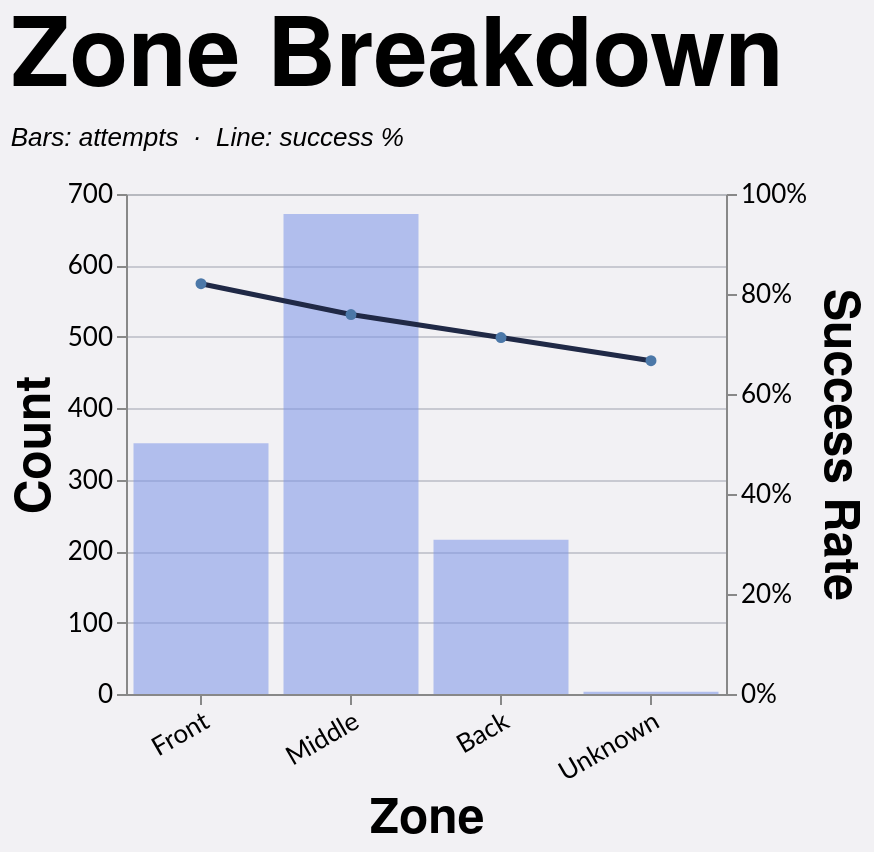

Express this chart as Vega-Lite.
### Vega-Lite specification from a JSON file in a GitHub repository (floating-point values rounded to 4 significant figures; data arrays with more than 128 entries replaced by an {"elided": "..."} marker saying what was removed)
{"config": {"axis": {"labelFont": "Lato, sans-serif", "titleFont": "PT Sans Narrow, Helvetica Neue, Helvetica, Arial, sans-serif", "labelFontSize": 13, "titleFontSize": 24, "gridColor": "#202947", "gridOpacity": 0.2}, "header": {"labelFont": "PT Sans Narrow, Helvetica Neue, Helvetica, Arial, sans-serif", "titleFont": "PT Sans Narrow, Helvetica Neue, Helvetica, Arial, sans-serif", "labelFontSize": 24, "titleFontSize": 28, "labelFontWeight": "bold", "orient": "left"}, "legend": {"labelFont": "Lato, sans-serif", "titleFont": "PT Sans Narrow, Helvetica Neue, Helvetica, Arial, sans-serif", "labelFontSize": 14, "titleFontSize": 16, "titlePadding": 5, "fillColor": "white", "strokeColor": "black", "padding": 10, "titleFontWeight": "lighter", "titleFontStyle": "italic", "titleColor": "gray", "offset": 10}, "title": {"font": "PT Sans Narrow, Helvetica Neue, Helvetica, Arial, sans-serif", "fontSize": 48, "fontWeight": "bold", "anchor": "start", "align": "center", "titlePadding": 20, "subtitlePadding": 10, "subtitleFontSize": 13, "subtitleColor": "", "subtitleFontStyle": "italic", "offset": 15, "color": "black"}, "axisX": {"labelAngle": 0}, "facet": {"title": null, "header": null, "align": {"row": "each", "column": "each"}}, "resolve": {"scale": {"y": "independent", "facet": "independent"}}, "background": "#f2f1f4"}, "layer": [{"mark": {"type": "bar", "color": "#7d96e8", "opacity": 0.55}, "encoding": {"tooltip": [{"field": "area", "title": "Zone", "type": "nominal"}, {"field": "won", "format": ",.0f", "title": "Won", "type": "quantitative"}, {"field": "attempts", "format": ",.0f", "title": "Attempts", "type": "quantitative"}, {"field": "success_rate", "format": ".1%", "title": "Success Rate", "type": "quantitative"}], "x": {"axis": {"labelAngle": -30}, "field": "area", "sort": ["Front", "Middle", "Back"], "title": "Zone", "type": "nominal"}, "y": {"axis": {"format": ",.0f", "orient": "left"}, "field": "attempts", "title": "Count", "type": "quantitative"}}, "transform": [{"filter": "(loSquad == 'All' || datum.squad == loSquad) && (loGameType == 'All' || (loGameType == 'League + Cup' && (datum.game_type == 'League' || datum.game_type == 'Cup')) || (loGameType == 'League only' && datum.game_type == 'League') || datum.game_type == loGameType) && (loOpposition == 'All' || datum.opposition == loOpposition) && (loThrower == 'All' || datum.thrower == loThrower) && (loJumper == 'All' || datum.jumper == loJumper) && (loArea == 'All' || datum.area == loArea) && (loNumbers == 'All' || datum.numbers == loNumbers) && (loCallType == 'All' || datum.call_type == loCallType)"}, {"filter": "(loSeason == 'All' || datum.season == loSeason)"}, {"aggregate": [{"op": "count", "as": "attempts"}, {"op": "sum", "field": "won", "as": "won"}], "groupby": ["area"]}, {"calculate": "datum.won / datum.attempts", "as": "success_rate"}]}, {"mark": {"type": "line", "color": "#202946", "point": true, "strokeWidth": 2.5}, "encoding": {"tooltip": [{"field": "area", "title": "Zone", "type": "nominal"}, {"field": "won", "format": ",.0f", "title": "Won", "type": "quantitative"}, {"field": "attempts", "format": ",.0f", "title": "Attempts", "type": "quantitative"}, {"field": "success_rate", "format": ".1%", "title": "Success Rate", "type": "quantitative"}], "x": {"axis": {"labelAngle": -30}, "field": "area", "sort": ["Front", "Middle", "Back"], "title": "Zone", "type": "nominal"}, "y": {"axis": {"format": "%", "orient": "right"}, "field": "success_rate", "scale": {"domain": [0, 1]}, "title": "Success Rate", "type": "quantitative"}}, "transform": [{"filter": "(loSquad == 'All' || datum.squad == loSquad) && (loGameType == 'All' || (loGameType == 'League + Cup' && (datum.game_type == 'League' || datum.game_type == 'Cup')) || (loGameType == 'League only' && datum.game_type == 'League') || datum.game_type == loGameType) && (loOpposition == 'All' || datum.opposition == loOpposition) && (loThrower == 'All' || datum.thrower == loThrower) && (loJumper == 'All' || datum.jumper == loJumper) && (loArea == 'All' || datum.area == loArea) && (loNumbers == 'All' || datum.numbers == loNumbers) && (loCallType == 'All' || datum.call_type == loCallType)"}, {"filter": "(loSeason == 'All' || datum.season == loSeason)"}, {"aggregate": [{"op": "count", "as": "attempts"}, {"op": "sum", "field": "won", "as": "won"}], "groupby": ["area"]}, {"calculate": "datum.won / datum.attempts", "as": "success_rate"}]}], "data": {"name": "data-59bc52db6a970b6c64ce397bd37ae18f"}, "height": 250, "params": [{"name": "loSquad", "value": "All"}, {"name": "loSeason", "value": "All"}, {"name": "loGameType", "value": "All"}, {"name": "loOpposition", "value": "All"}, {"name": "loThrower", "value": "All"}, {"name": "loJumper", "value": "All"}, {"name": "loArea", "value": "All"}, {"name": "loNumbers", "value": "All"}, {"name": "loCallType", "value": "All"}], "resolve": {"scale": {"y": "independent"}}, "title": {"text": "Zone Breakdown", "subtitle": "Bars: attempts  ·  Line: success %"}, "width": {"step": 75}, "$schema": "https://vega.github.io/schema/vega-lite/v5.20.1.json", "datasets": {"data-59bc52db6a970b6c64ce397bd37ae18f": {"elided": "1242 records"}}}
